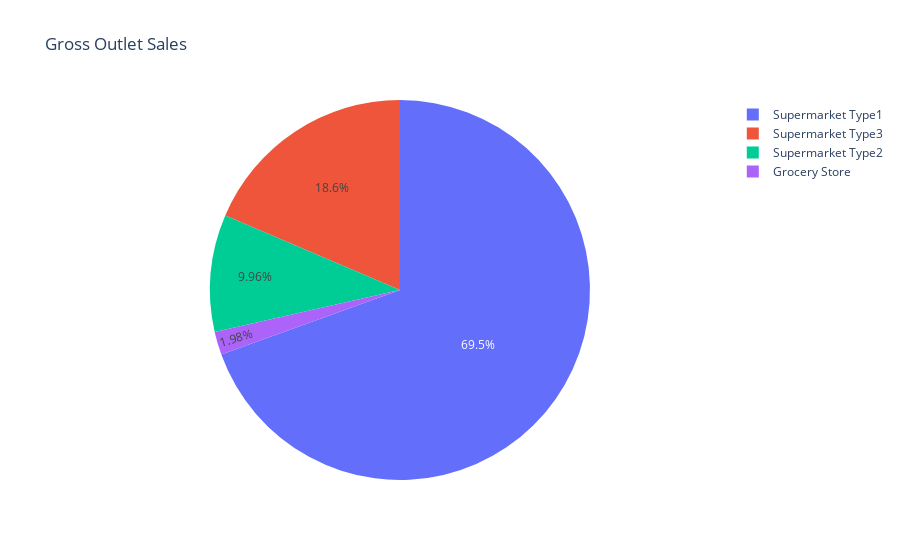

Notebook cell for this chart:
### Code cell
px.pie(data_train, values='Item_Outlet_Sales', names='Outlet_Type', title = 'Gross Outlet Sales')

### Figure 1 — Plotly figure (JSON) as saved in the notebook; plotly's stock layout.template omitted (floating-point values rounded to 4 significant figures; data arrays with more than 128 entries replaced by an {"elided": "..."} marker saying what was removed)
{"data": [{"domain": {"x": [0, 1], "y": [0, 1]}, "hovertemplate": "Outlet_Type=%{label}<br>Item_Outlet_Sales=%{value}<extra></extra>", "labels": {"elided": "8523 str values"}, "legendgroup": "", "name": "", "showlegend": true, "type": "pie", "values": {"elided": "8523 float values"}}], "layout": {"legend": {"tracegroupgap": 0}, "title": {"text": "Gross Outlet Sales"}}}
